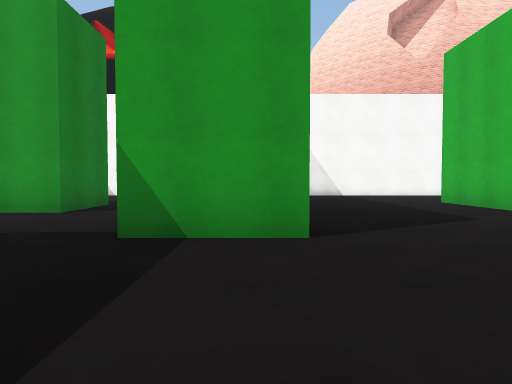
view 1 (above)

22 first-person views from a walk through a Unity game level. The camera is 1.2 m above the floor, tilts 2° down and sees 75° across. The floor is counted in squares, 2 m on a side. Each view is taken from the middle of a square. On the plan, view 1 faces up. The plan holds only what a view shows up to about 10 squares ahead; the rest is blank. The place goes on beyond the plan. The player character is not drawn. Some animated figures are not drawn. Some surface patterns are stand-ins.

view 2
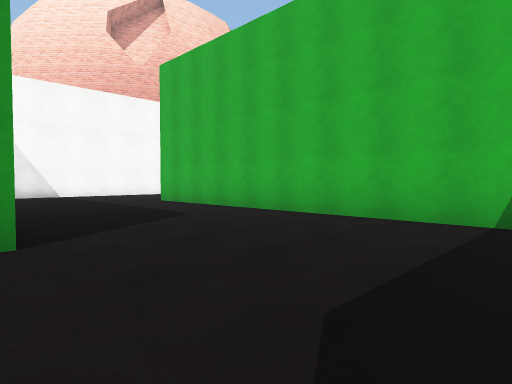

view 3
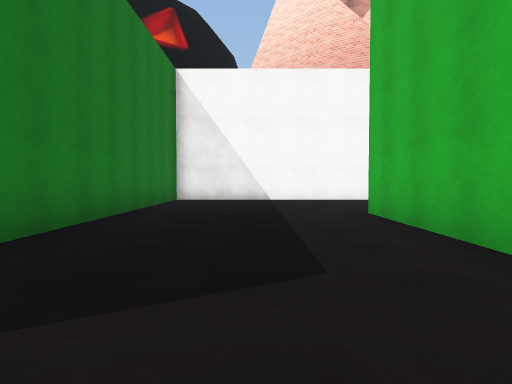

view 4
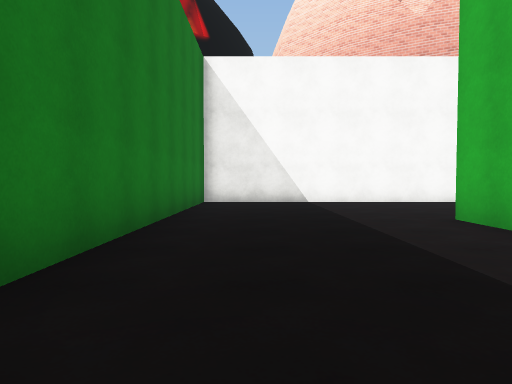

view 5
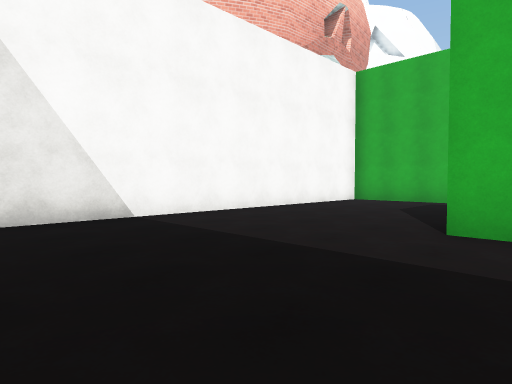

view 6
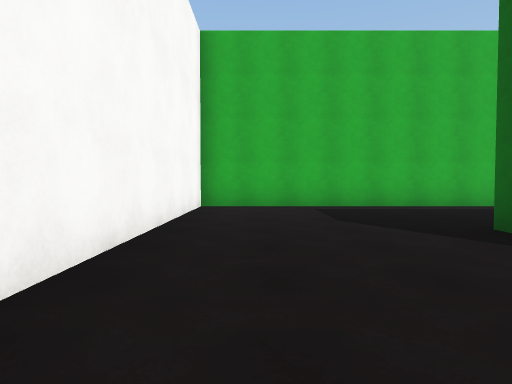

view 7
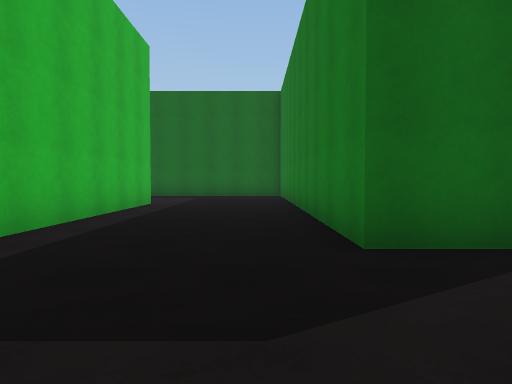

view 8
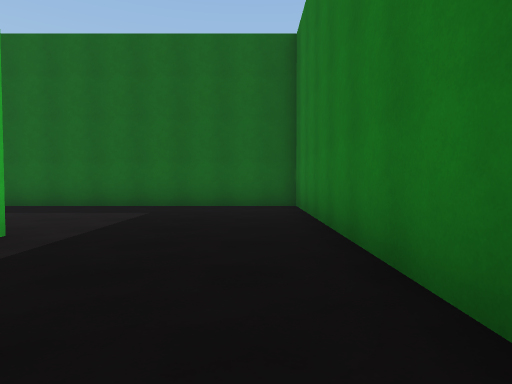

view 9
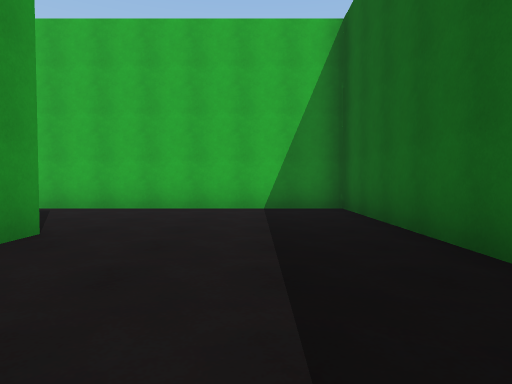

view 10
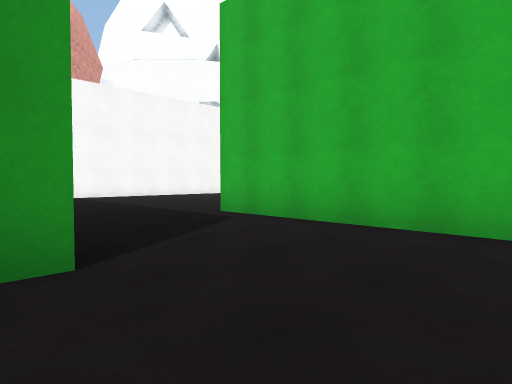

view 11
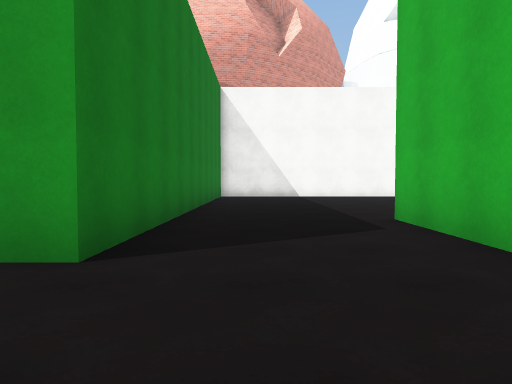

view 12
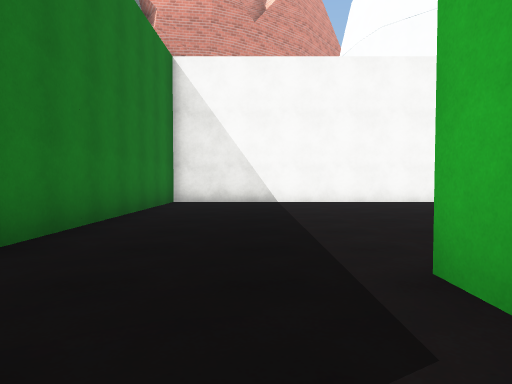

view 13
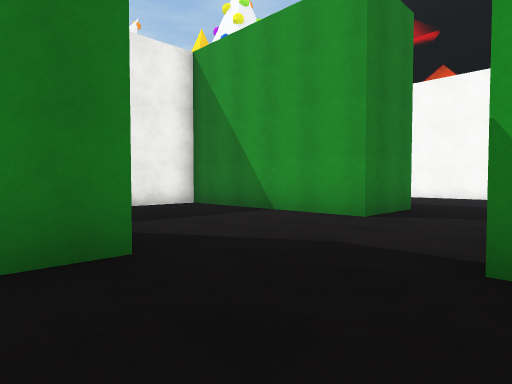

view 14
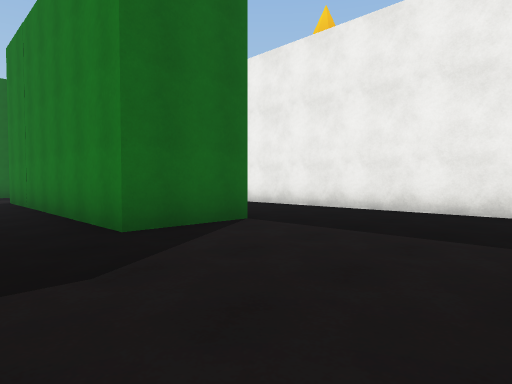

view 15
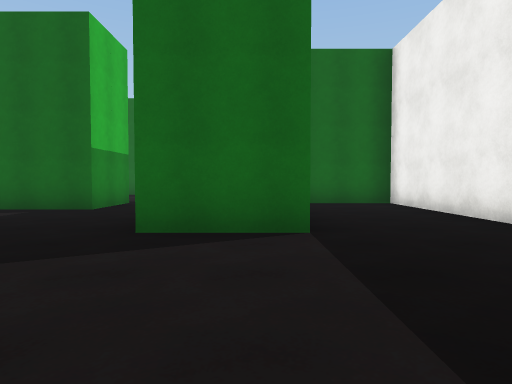

view 16
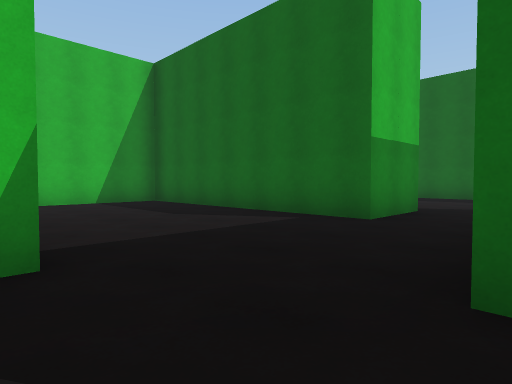

view 17
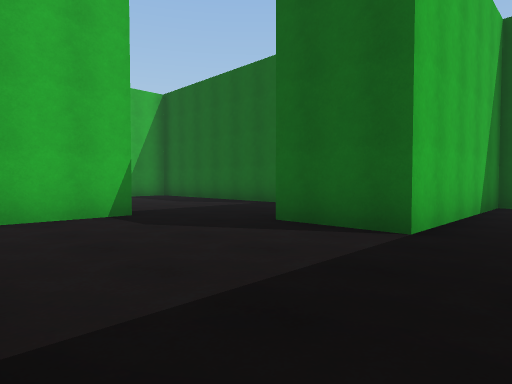

view 18
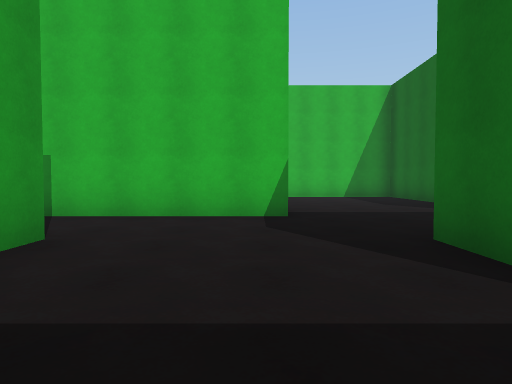

view 19
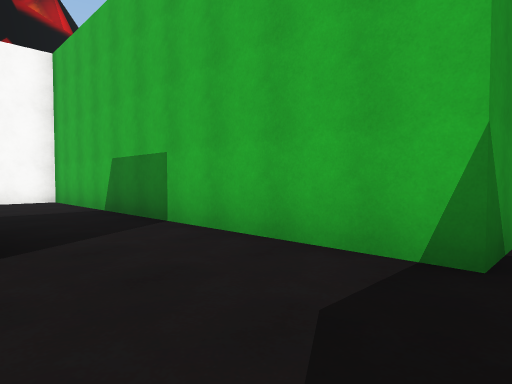

view 20
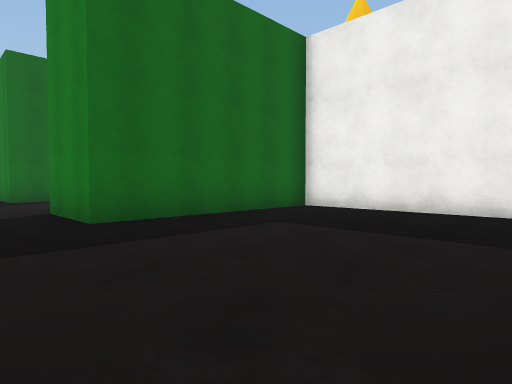

view 21
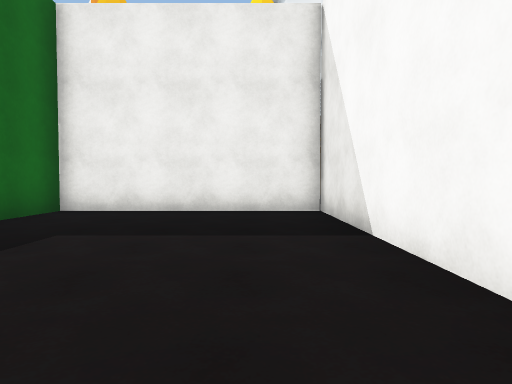

view 22
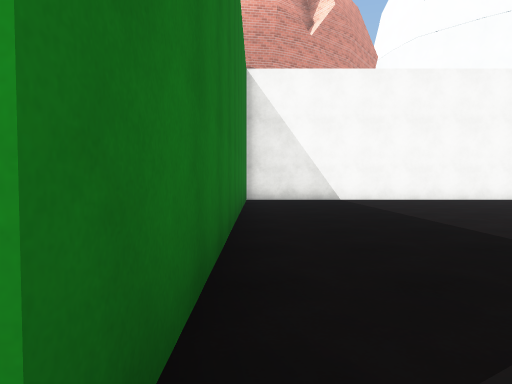

### Floor plan
Points are (right, up) in squares from view 1. A wall is a line through its corners. A room is listed if a view was taken in it or the views show most of it. See-through windows are left out.
Room 1 (views 1, 2, 3, 4, 5, 6, 7, 8, 9, 10, 11, 12, 13, 22)
walls: (10.7, 3.4) (10.7, 13.3) (0.6, 13.3) (0.6, 5.8); (5.8, 9.1) (7.1, 9.1) (7.1, -0.8) (16.1, -0.8) (16.1, 6.2); (0.6, 3.4) (-1.4, 3.4); (-3.6, 2.2) (-3.6, -2.5); (18.5, 13.3) (12.7, 13.3) (12.7, 3.4) (12.1, 3.4); (-1.6, -2.9) (-1.6, -0.8) (5.1, -0.8) (5.1, 9.1)
ways out: opening at (-2.5, 2.5) to room 2; opening at (-2.5, -1.5)
Room 2 (views 14, 15, 16, 17, 18, 19)
walls: (-1.4, 3.4) (-1.4, 8.6); (-3.6, 8.2) (-3.6, 6.2) (-8.5, 6.2) (-8.5, -2.7) (-5.6, -2.7) (-5.6, 2.2) (-3.6, 2.2)
ways out: opening at (-2.5, 2.5) to room 1; opening at (-2.5, 7.5) to room 3
Room 3 (views 20, 21)
walls: (-1.4, 8.6) (-1.4, 13.3) (-8.5, 13.3) (-8.5, 8.2) (-3.6, 8.2)
ways out: opening at (-2.5, 7.5) to room 2

Where each view was taken, in squares from view 1:
view 1: 0 up, 0 right, facing up
view 2: 0 up, 0 right, facing up-right
view 3: 3 up, 3 right, facing up
view 4: 4 up, 2 right, facing up
view 5: 8 up, 1 right, facing up-right
view 6: 12 up, 3 right, facing right
view 7: 12 up, 8 right, facing down
view 8: 7 up, 8 right, facing down
view 9: 1 up, 9 right, facing right
view 10: 1 up, 12 right, facing up-right
view 11: 1 up, 14 right, facing up
view 12: 4 up, 15 right, facing up
view 13: 1 up, 1 left, facing up-left
view 14: 6 up, 2 left, facing down-left
view 15: 6 up, 5 left, facing down
view 16: 4 up, 4 left, facing down-right
view 17: 6 up, 7 left, facing down-right
view 18: 4 up, 7 left, facing right
view 19: 3 up, 4 left, facing up-right
view 20: 13 up, 2 left, facing down-left
view 21: 12 up, 2 left, facing left
view 22: 3 up, 13 right, facing up
